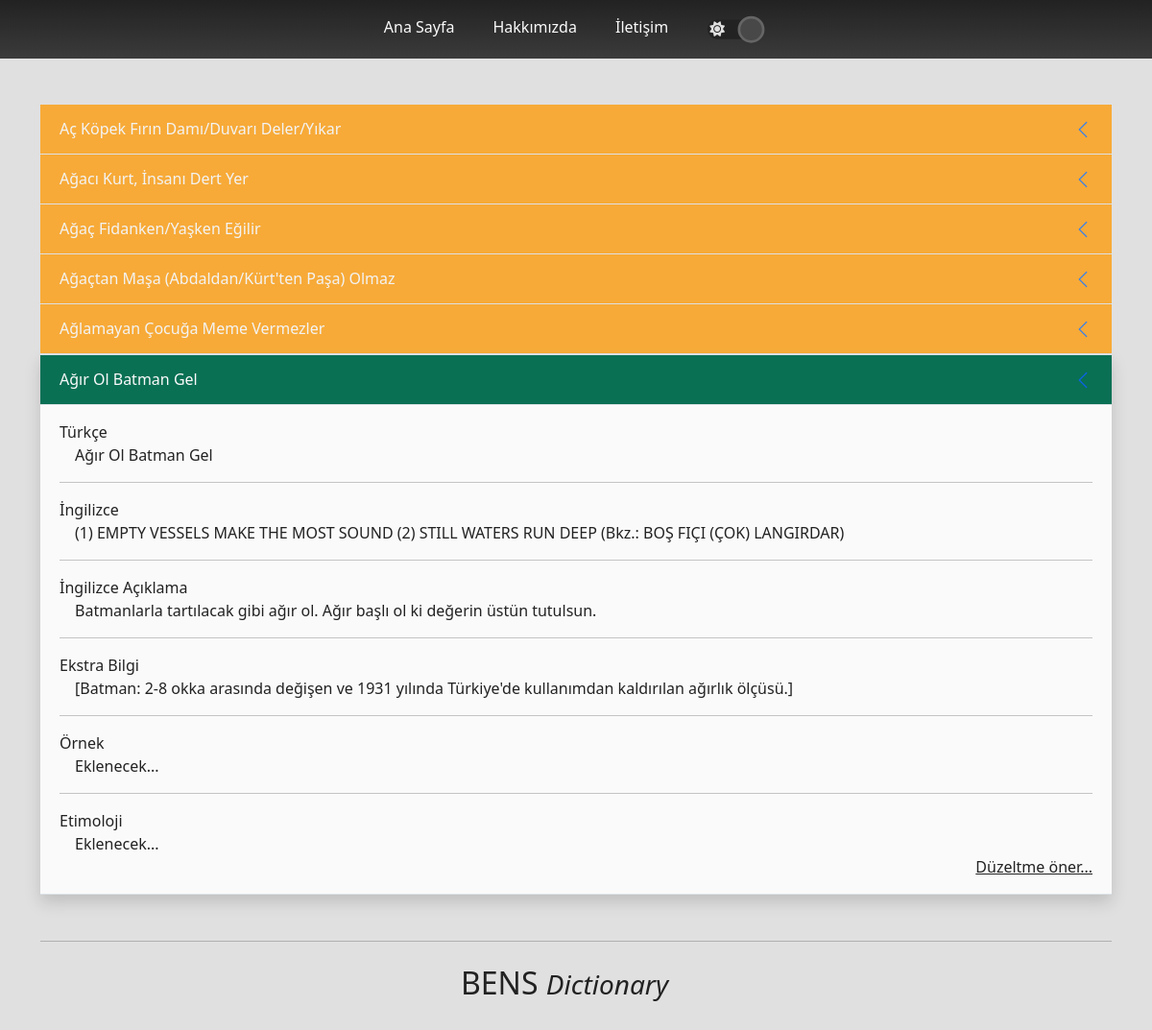
/search/agr-ol-batman-gel, run on the app's committed database.
### dictionary/models.py (models this page shows, shortened)
class Structure(models.Model):
    structureType = models.ForeignKey(typeOf, on_delete=models.CASCADE, null=True)
    turkish = models.CharField(max_length=200)
    english = models.CharField(max_length=200)
    description = models.TextField()
    extraInformation = models.CharField(max_length=200, blank=True, null=True)
    example = models.TextField(blank=True, null=True)
    etymology = models.TextField(blank=True, null=True)
    original = models.ForeignKey(comesFrom, null=True, blank=True, on_delete=models.CASCADE)
    last_searched = models.DateTimeField(auto_now=False, blank=True, null=True)
    search_count = models.IntegerField(default=0)
    slug = models.SlugField(max_length=200, unique=True, null=True, blank=True)

### dictionary/views.py (the view)
# urls.py: path('search/<slug:slug>', views.slugSearch, name='slugSearch'),
def slugSearch(request, slug):
    searchResult = Structure.objects.get(slug=slug)
    resultId = searchResult.id
    print(resultId)
    searchType = searchResult.structureType
    lowerList = []
    upperList = []
    if searchType == 'Tüm Türler':
        for i in range(resultId + 1, resultId + 6):
            try:
                lowerList.append(Structure.objects.get(id=i))
            except:
                break
        if resultId - 5 <= 0:
            for i in range(1, resultId):
                try:
                    upperList.append(Structure.objects.get(id=i))
                except:
                    break
        else:
            for i in range(resultId - 5, resultId):
                try:
                    upperList.append(Structure.objects.get(id=i))
                except:
                    break
    else:
        filteredQueries = Structure.objects.filter(
            structureType=typeOf.objects.get(type=searchType)).order_by(
            'turkish')
        indexOfStructure = list(filteredQueries).index(searchResult)
        print(indexOfStructure)
        upperList = filteredQueries[max(0, indexOfStructure - 5):indexOfStructure]
        lowerList = filteredQueries[indexOfStructure + 1:indexOfStructure + 6]
    return render(request, 'dictionary/search.html',
              {'searchResult': searchResult,
               'lowerList': lowerList, 'upperList': upperList, 'noResult': False})

### dictionary/models.py (called while the page is built)
    def __str__(self):
        return self.type

### dictionary/templates/dictionary/search.html (shortened to what this page needs)
{% extends 'base.html' %}
{% load static %}
{% block content %}
<div class="container mt-5">
    <div class="accordion accordion-flush" id="accordionExample">
        {% for topStructure in upperList %}
            <a href="{% url 'slugSearch' topStructure.slug %}" class="accordion-item no-underline">
                <h2 class="accordion-header no-underline" style="opacity: 0.75;" id="">
                    <div class="accordion-button" type="button" data-bs-toggle="collapse" data-bs-target="" aria-expanded="true" aria-controls="collapseOne">
                        {{ topStructure.turkish }}
                    </div>
                </h2>
            </a>
        {% endfor %}
        {% include 'dictionary/partials/_structure.html' with searchResult=searchResult %}
    </div>
</div>
{% endblock content %}

### dictionary/templates/dictionary/partials/_structure.html (shortened to what this page needs)
{% if not noResult %}
<div class="accordion-item shadow my-0">
    <h2 class="accordion-header" id="headingOne">
      <button class="accordion-button theme-bg-green" type="button" data-bs-toggle="collapse" data-bs-target="#collapseOne" aria-expanded="false" aria-controls="collapseOne" data-bs-parent="#accordionExample">
        {{ searchResult.turkish }}
      </button>
    </h2>
    <div id="collapseOne" class="accordion-collapse collapse show" aria-labelledby="headingOne" data-bs-parent="#accordionExample">
      <div class="accordion-body theme-bg-color theme-text">
        <span class="theme-text">Türkçe</span><br>
        <span class="p-3">{{ searchResult.turkish }}</span>
        <hr class="text-center">
        <span class="theme-text">İngilizce</span><br>
        <span class="p-3">{{ searchResult.english }}</span>
        <hr class="text-center">
        <span class="theme-text">İngilizce Açıklama</span><br>
        <span class="p-3">{{ searchResult.description }}</span>
        <hr class="text-center">
        <span class="theme-text">Ekstra Bilgi</span><br>
        <span class="p-3">{{ searchResult.extraInformation }}</span>
        <hr class="text-center">
        <span class="theme-text">Örnek</span><br>
        <span class="p-3">{{ searchResult.example }}</span>
        <hr class="text-center">
        <span class="theme-text">Etimoloji</span><br>
        <span class="p-3">{{ searchResult.etymology }}</span>
        <a type="button" class="theme-text d-block text-end" data-bs-toggle="modal" data-bs-target="#staticBackdrop">
          Düzeltme öner...
      </a>
      </div>
    </div>
  </div>
{% else %}
  <div class="container">
    <div class="display-2 text-center p-5">
      Sonuç Bulunamadı
    </div>
  </div>
{% endif %}

### static/css/custom.css (style rules this page uses)
:root { --theme-orange-low-opacity: rgba(255, 153, 0,0.8); --theme-orange: #FF9900; --theme-orange-dark: rgba(196,116,0,1); --theme-orange-dark-low-opacity: rgba(196,116,0,0.8); }
body[data-theme="light"] { background-color: var(--theme-white); --theme-white: #e0e0e0; --theme-full-white: #fafafa; --theme-black: #222222; --theme-blue: #6599FF; --theme-gray: #3b3b3b; --theme-light-blue:#6599FF; --theme-green: #097054; --theme-green-dark: #00e686; --theme-yellow: #FFDE00; }
.theme-bg-color { background: var(--theme-full-white) !important; background: linear-gradient(0deg, var(--theme-full-white) 0%, var(--theme-full-white) 100%) !important; }
.theme-bg-green { background-color: var(--theme-green) !important; }
.theme-text { color: var(--theme-black) !important; }
.no-underline { text-decoration: none !important; }
.accordion-button:nth-child(odd) { background: var(--theme-orange); }
.accordion-button:not(.collapsed) { color: var(--theme-full-white) !important; }
.accordion-button:not(.collapsed)::after { transform: rotate(90deg) !important; }

### data on the page
Structure: turkish "Aç Köpek Fırın Damı/Duvarı Deler/Yıkar"
Structure: turkish "Ağacı Kurt, İnsanı Dert Yer"
Structure: turkish "Ağaç Fidanken/Yaşken Eğilir"
Structure: turkish "Ağaçtan Maşa (Abdaldan/Kürt'ten Paşa) Olmaz"
Structure: turkish "Ağlamayan Çocuğa Meme Vermezler"
Structure: turkish "Ağır Ol Batman Gel", english "(1) EMPTY VESSELS MAKE THE MOST SOUND (2) STILL WATERS RUN DEEP (Bkz.: BOŞ FIÇI (ÇOK) LANGIRDAR)", description "Batmanlarla tartılacak gibi ağır ol. Ağır başlı ol ki değerin üstün tutulsun.", extraInformation "[Batman: 2-8 okka arasında değişen ve 1931 yılında Türkiye'de kullanımdan kaldırılan ağırlık ölçüsü.]", example "Eklenecek...", etymology "Eklenecek..."
